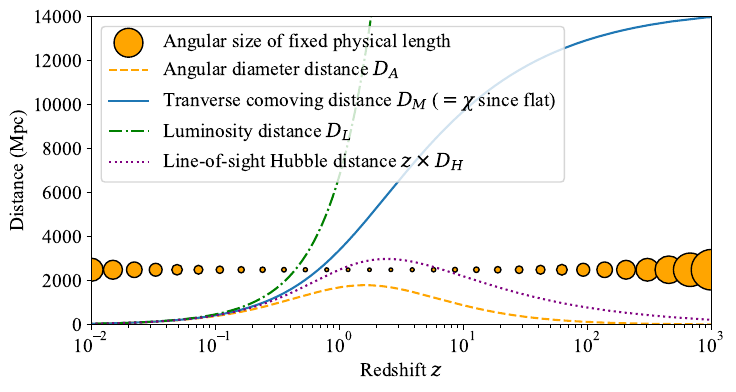

Write the Python code that produced this figure.
from pylab import *

import pyccl

with open("../plotstyle.py", "r") as f:
    exec(f.read())

close("all")

h0 = 0.68
a = linspace(1e-4,.9999,1000)

z = 1/a - 1

cosmo = pyccl.cosmology.Cosmology(Omega_c = 0.25, Omega_b = 0.05, h=h0, sigma8 = 0.9, n_s = 0.96)


tlb = pyccl.background.lookback_time(cosmo, a)

DM = pyccl.background.comoving_angular_distance(cosmo, a)
DA = pyccl.background.angular_diameter_distance(cosmo, a)
DL = pyccl.background.luminosity_distance(cosmo, a)

# DH = pyccl.background.hubble_distance(cosmo, a)
DH = 1/pyccl.background.h_over_h0(cosmo,a) # not normalized
DH = DH * DA[-1]/DH[-1]/z[-1]

figure(1,figsize=[8,4])
#
#xlim(0,6)
xlim(1e-2,1e3)
ylim(0,14000)
xlabel("Redshift $z$")
ylabel("Distance (Mpc)")

semilogx()

zcirc = exp(linspace(log(0.01),log(1000),30))
acirc = 1/(1+zcirc)

ycirc = 2500*ones(len(zcirc))

angcirc = 6*2000/pyccl.background.angular_diameter_distance(cosmo, acirc)


scatter(zcirc,ycirc,angcirc, c='orange', edgecolor="black", label='Angular size of fixed physical length')

plot(z,DA, c='orange', ls="--", label="Angular diameter distance $D_A$")

plot(z,DM, label=r"Tranverse comoving distance $D_M$ ($=\chi$ since flat)")
plot(z,DL, c='green', ls="-.", label=r"Luminosity distance $D_L$")
plot(z,z*DH, c='purple', ls=":", label=r"Line-of-sight Hubble distance $z \times D_H$")
legend(loc='upper left')

show()

savefig("DA_of_z.pdf",bbox_inches="tight")
